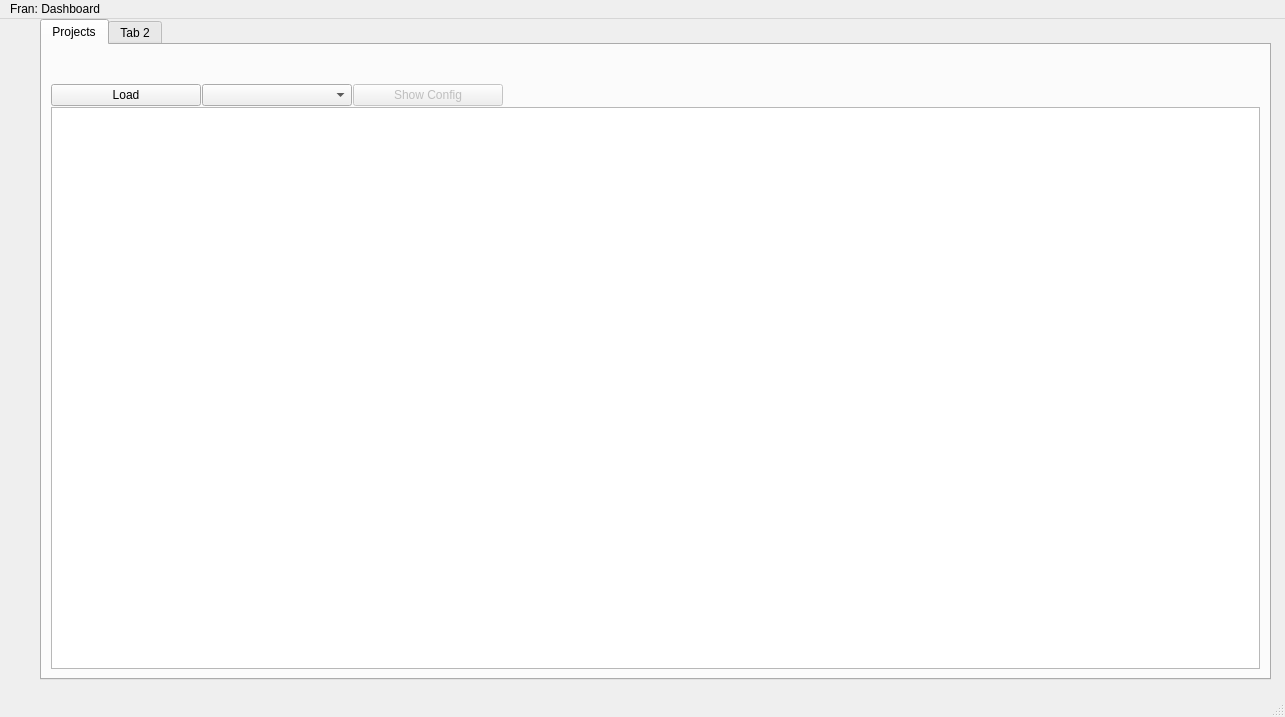
<?xml version="1.0" encoding="UTF-8"?>
<ui version="4.0">
 <class>MainWindow</class>
 <widget class="QMainWindow" name="MainWindow">
  <property name="geometry">
   <rect>
    <x>0</x>
    <y>0</y>
    <width>1285</width>
    <height>717</height>
   </rect>
  </property>
  <property name="windowTitle">
   <string>MainWindow</string>
  </property>
  <widget class="QWidget" name="centralwidget">
   <widget class="QTabWidget" name="tabWidget">
    <property name="geometry">
     <rect>
      <x>40</x>
      <y>0</y>
      <width>1231</width>
      <height>661</height>
     </rect>
    </property>
    <property name="currentIndex">
     <number>0</number>
    </property>
    <widget class="QWidget" name="tab1">
     <attribute name="title">
      <string>Projects</string>
     </attribute>
     <layout class="QVBoxLayout" name="verticalLayout_2">
      <item>
       <layout class="QVBoxLayout" name="verticalLayout" stretch="0,1">
        <property name="spacing">
         <number>1</number>
        </property>
        <property name="sizeConstraint">
         <enum>QLayout::SizeConstraint::SetNoConstraint</enum>
        </property>
        <item>
         <layout class="QHBoxLayout" name="horizontalLayout">
          <property name="topMargin">
           <number>30</number>
          </property>
          <item>
           <widget class="QPushButton" name="loadProjectBtn">
            <property name="minimumSize">
             <size>
              <width>150</width>
              <height>0</height>
             </size>
            </property>
            <property name="text">
             <string>Load</string>
            </property>
           </widget>
          </item>
          <item>
           <widget class="QComboBox" name="projectsMenu">
            <property name="minimumSize">
             <size>
              <width>150</width>
              <height>0</height>
             </size>
            </property>
           </widget>
          </item>
          <item>
           <widget class="QPushButton" name="showPropsBtn">
            <property name="enabled">
             <bool>false</bool>
            </property>
            <property name="minimumSize">
             <size>
              <width>150</width>
              <height>0</height>
             </size>
            </property>
            <property name="text">
             <string>Show Config</string>
            </property>
           </widget>
          </item>
          <item>
           <spacer name="horizontalSpacer">
            <property name="orientation">
             <enum>Qt::Orientation::Horizontal</enum>
            </property>
            <property name="sizeHint" stdset="0">
             <size>
              <width>40</width>
              <height>20</height>
             </size>
            </property>
           </spacer>
          </item>
         </layout>
        </item>
        <item>
         <widget class="QTableView" name="tableView"/>
        </item>
       </layout>
      </item>
     </layout>
    </widget>
    <widget class="QWidget" name="tab_2">
     <attribute name="title">
      <string>Tab 2</string>
     </attribute>
    </widget>
   </widget>
  </widget>
  <widget class="QMenuBar" name="menubar">
   <property name="geometry">
    <rect>
     <x>0</x>
     <y>0</y>
     <width>1285</width>
     <height>23</height>
    </rect>
   </property>
   <widget class="QMenu" name="menuFran_Dashboard">
    <property name="title">
     <string>Fran: Dashboard</string>
    </property>
   </widget>
   <addaction name="menuFran_Dashboard"/>
  </widget>
  <widget class="QStatusBar" name="statusbar"/>
 </widget>
 <resources/>
 <connections/>
</ui>
